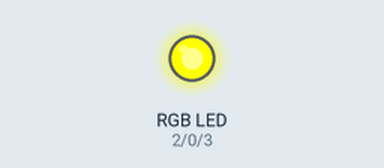
A sketch run on a simulated ESP8266 (NodeMCU). Shown: an RGB LED mixed from three pins (HIGH = lit). WiFi joins after 1.5 s; servers stay silent unless stated.

Above: at 0.1 s.
At 1.0 s:
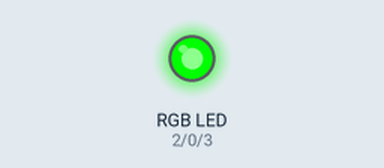
At 1.6 s:
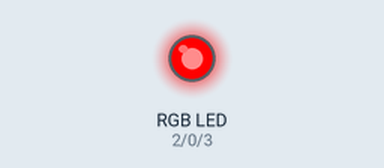
At 2.1 s:
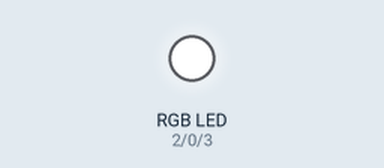
Timing chart, 0 to 3.6 s (numbered marks = the images above):
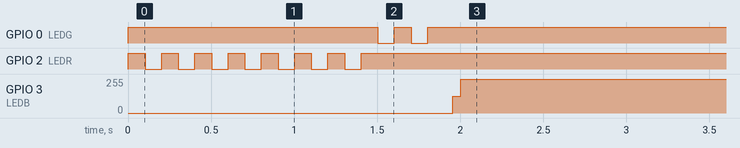

The sketch:

LED_Strip_Post.ino
```cpp
#include <ESP8266WiFi.h>
#include <ESP8266WebServer.h>

ESP8266WebServer Server(80);

int LEDR = 2;
int LEDG = 0;
int LEDB = 3;

const int ILOW = HIGH;
const int IHIGH = LOW;

void handleRoot();
void handleColor();
void handleNotFound();
IPAddress staticIP(192, 168, 2, 16);
IPAddress gateway(192, 168, 2, 254);
IPAddress subnet(255, 255, 255, 0);
IPAddress dns(192, 168, 2, 12);

void setup() {
  // put your setup code here, to run once:
  wifi_set_sleep_type(NONE_SLEEP_T);
  //Serial.begin(115200);
  //Serial.println("Hello from me");
  WiFi.config(staticIP, subnet, gateway, dns);
  WiFi.mode(WIFI_STA);

  WiFi.begin("Gezelligheid", "BierIsFijn");
  analogWriteRange(255);
  pinMode(LEDR, OUTPUT);
  pinMode(LEDG, OUTPUT);
  pinMode(LEDB, OUTPUT);

  digitalWrite(LEDR, ILOW);
  digitalWrite(LEDG, ILOW);
  digitalWrite(LEDB, LOW);

  int RVal = IHIGH;
  while (WiFi.status() != WL_CONNECTED){
    digitalWrite(LEDR, !RVal);
    RVal = !RVal;
    delay(100);
  }
  WiFi.hostname("ESP-01_Test");
  Server.on("/", HTTP_GET, handleRoot);
  Server.on("/color", HTTP_POST, handleColor);
  Server.onNotFound(handleNotFound);
  Server.begin();
  digitalWrite(LEDR, ILOW);
  digitalWrite(LEDG, IHIGH);
  delay(100);
  digitalWrite(LEDG, ILOW);
  delay(100);
  digitalWrite(LEDG, IHIGH);
  delay(100);
  digitalWrite(LEDG, ILOW);
  delay(100);
  analogWrite(LEDB, 0);
  delay(50);
  analogWrite(LEDB, 125);
  delay(50);
  analogWrite(LEDB, 255);
}

void handleRoot(){
  Server.send(200, "text/html", "use a post on /color");
}

void handleColor(){
  Server.send(200, "Color received");
  int r = 255 - Server.arg("plain").substring(1,4).toInt();
  int g = 255 - Server.arg("plain").substring(4,7).toInt();
  int b = 255 - Server.arg("plain").substring(7,10).toInt();
//  Serial.print(r); Serial.print(",");
//  Serial.print(g); Serial.print(",");
//  Serial.print(b); Serial.println("");
  analogWrite(LEDR, r);
  analogWrite(LEDG, g);
  analogWrite(LEDB, b);

}

void handleNotFound(){
  Server.send(404);
}

void loop() {
  // put your main code here, to run repeatedly:
  Server.handleClient();
}
```
